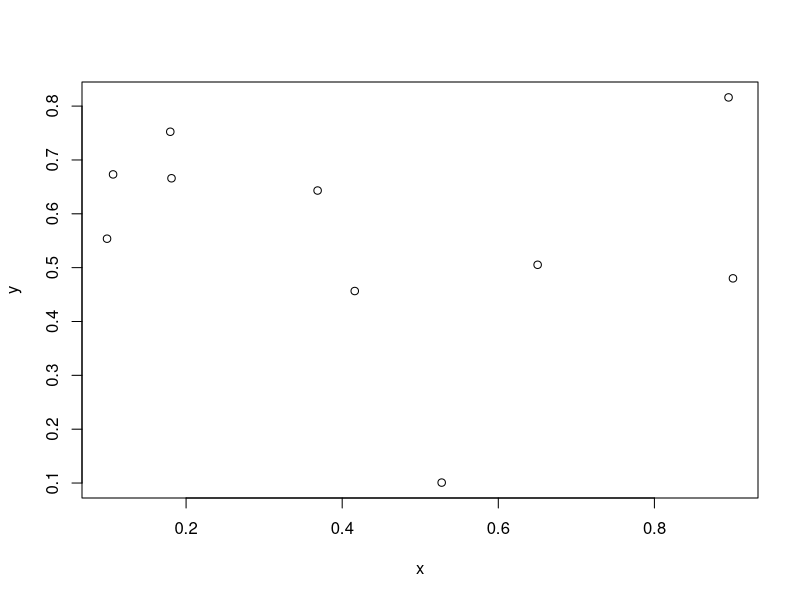

Here is the R script that generated this plot:
## ---- chunk 1
x <- runif(10,0,1)
y <- runif(10,0,1)
plot(x,y,type="p")
## ---- chunk 2
print('HelloWorld!')
